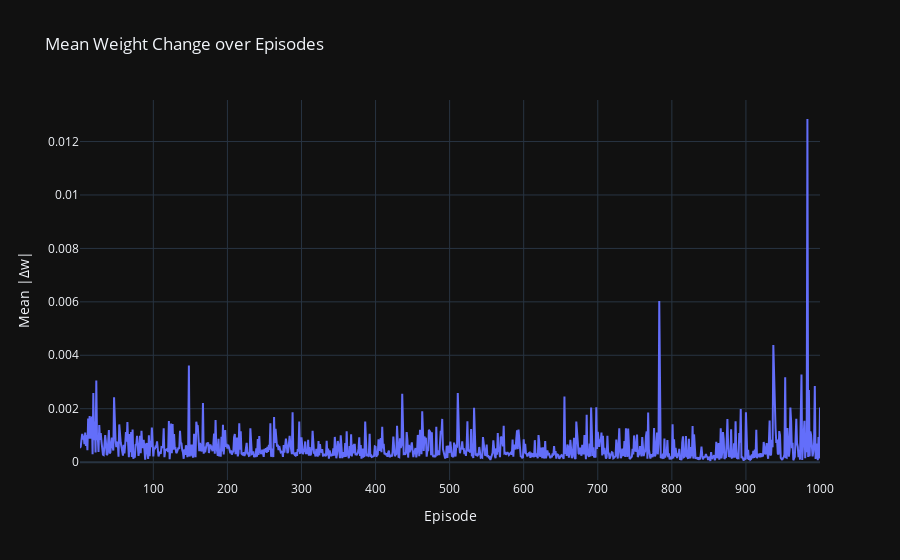
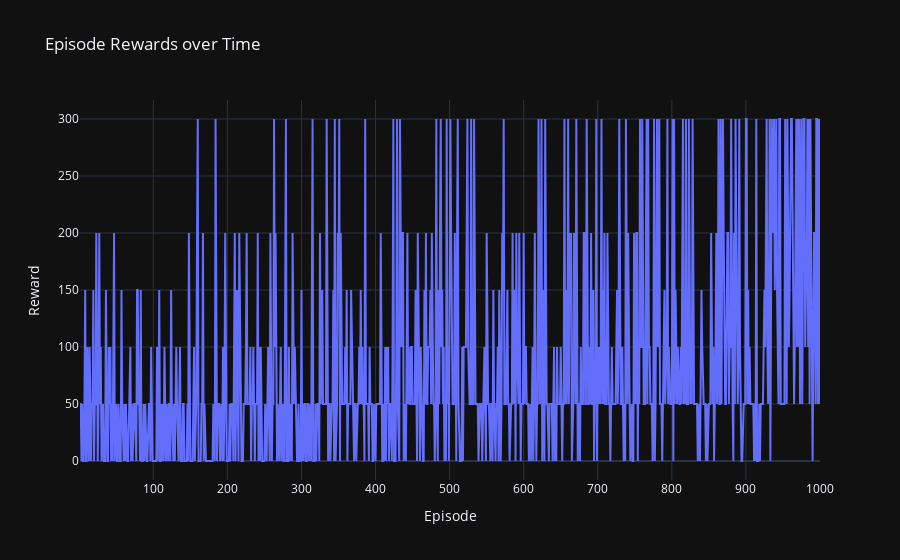
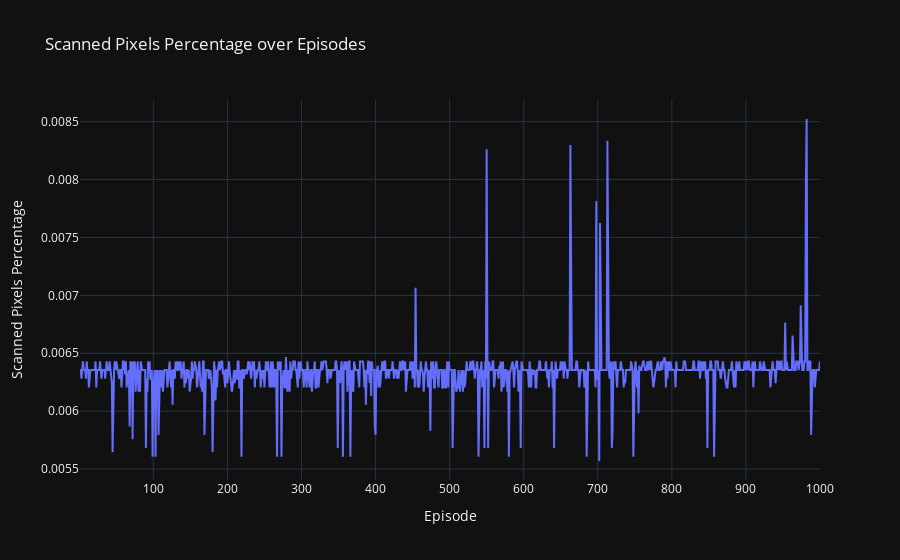
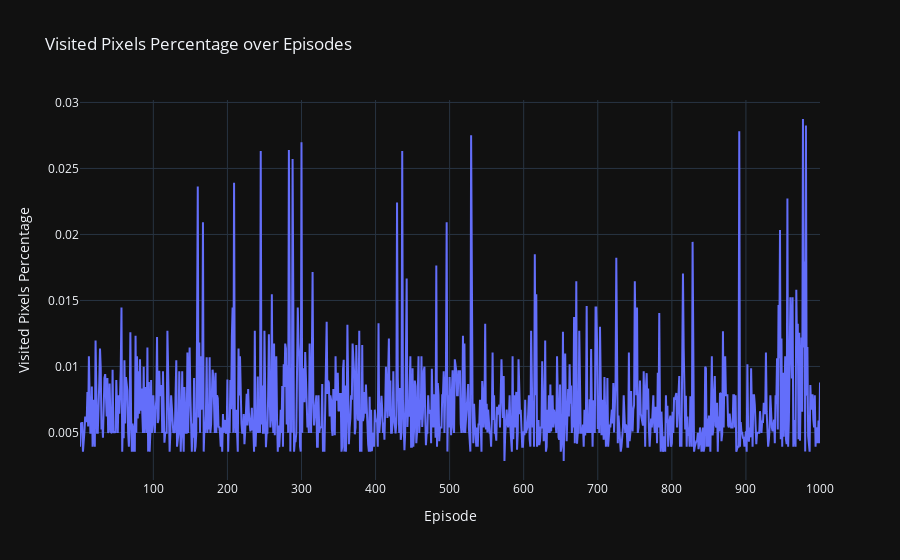

Here is the notebook cell these charts were saved with, in order:
### Code cell
epsilon_min = 0.1

trainer = Trainer(epsilon_min=0.05, epsilon_decay_fraction=0.95, initial_epsilon=1.0)
agent = trainer.train(agent, env, class_name=CLASS_NAME, n_episodes=1000)

env.close()

### Figure 1 — Plotly figure (JSON) as saved in the notebook; plotly's stock layout.template omitted (floating-point values rounded to 4 significant figures; data arrays with more than 128 entries replaced by an {"elided": "..."} marker saying what was removed)
{"data": [{"hovertemplate": "Episode=%{x}<br>Mean |Δw|=%{y}<extra></extra>", "legendgroup": "", "line": {"color": "#636efa", "dash": "solid"}, "marker": {"symbol": "circle"}, "mode": "lines", "name": "", "orientation": "v", "showlegend": false, "x": {"elided": "1000 int values"}, "xaxis": "x", "y": {"elided": "1000 float values"}, "yaxis": "y", "type": "scatter"}], "layout": {"xaxis": {"anchor": "y", "domain": [0.0, 1.0], "title": {"text": "Episode"}}, "yaxis": {"anchor": "x", "domain": [0.0, 1.0], "title": {"text": "Mean |Δw|"}}, "legend": {"tracegroupgap": 0}, "title": {"text": "Mean Weight Change over Episodes"}}}

### Figure 2 — Plotly figure (JSON) as saved in the notebook; plotly's stock layout.template omitted (floating-point values rounded to 4 significant figures; data arrays with more than 128 entries replaced by an {"elided": "..."} marker saying what was removed)
{"data": [{"hovertemplate": "Episode=%{x}<br>Reward=%{y}<extra></extra>", "legendgroup": "", "line": {"color": "#636efa", "dash": "solid"}, "marker": {"symbol": "circle"}, "mode": "lines", "name": "", "orientation": "v", "showlegend": false, "x": {"elided": "1000 int values"}, "xaxis": "x", "y": {"elided": "1000 float values"}, "yaxis": "y", "type": "scatter"}], "layout": {"xaxis": {"anchor": "y", "domain": [0.0, 1.0], "title": {"text": "Episode"}}, "yaxis": {"anchor": "x", "domain": [0.0, 1.0], "title": {"text": "Reward"}}, "legend": {"tracegroupgap": 0}, "title": {"text": "Episode Rewards over Time"}}}

### Figure 3 — Plotly figure (JSON) as saved in the notebook; plotly's stock layout.template omitted (floating-point values rounded to 4 significant figures; data arrays with more than 128 entries replaced by an {"elided": "..."} marker saying what was removed)
{"data": [{"hovertemplate": "Episode=%{x}<br>Scanned Pixels Percentage=%{y}<extra></extra>", "legendgroup": "", "line": {"color": "#636efa", "dash": "solid"}, "marker": {"symbol": "circle"}, "mode": "lines", "name": "", "orientation": "v", "showlegend": false, "x": {"elided": "1000 int values"}, "xaxis": "x", "y": {"elided": "1000 float values"}, "yaxis": "y", "type": "scatter"}], "layout": {"xaxis": {"anchor": "y", "domain": [0.0, 1.0], "title": {"text": "Episode"}}, "yaxis": {"anchor": "x", "domain": [0.0, 1.0], "title": {"text": "Scanned Pixels Percentage"}}, "legend": {"tracegroupgap": 0}, "title": {"text": "Scanned Pixels Percentage over Episodes"}}}

### Figure 4 — Plotly figure (JSON) as saved in the notebook; plotly's stock layout.template omitted (floating-point values rounded to 4 significant figures; data arrays with more than 128 entries replaced by an {"elided": "..."} marker saying what was removed)
{"data": [{"hovertemplate": "Episode=%{x}<br>Visited Pixels Percentage=%{y}<extra></extra>", "legendgroup": "", "line": {"color": "#636efa", "dash": "solid"}, "marker": {"symbol": "circle"}, "mode": "lines", "name": "", "orientation": "v", "showlegend": false, "x": {"elided": "1000 int values"}, "xaxis": "x", "y": {"elided": "1000 float values"}, "yaxis": "y", "type": "scatter"}], "layout": {"xaxis": {"anchor": "y", "domain": [0.0, 1.0], "title": {"text": "Episode"}}, "yaxis": {"anchor": "x", "domain": [0.0, 1.0], "title": {"text": "Visited Pixels Percentage"}}, "legend": {"tracegroupgap": 0}, "title": {"text": "Visited Pixels Percentage over Episodes"}}}
